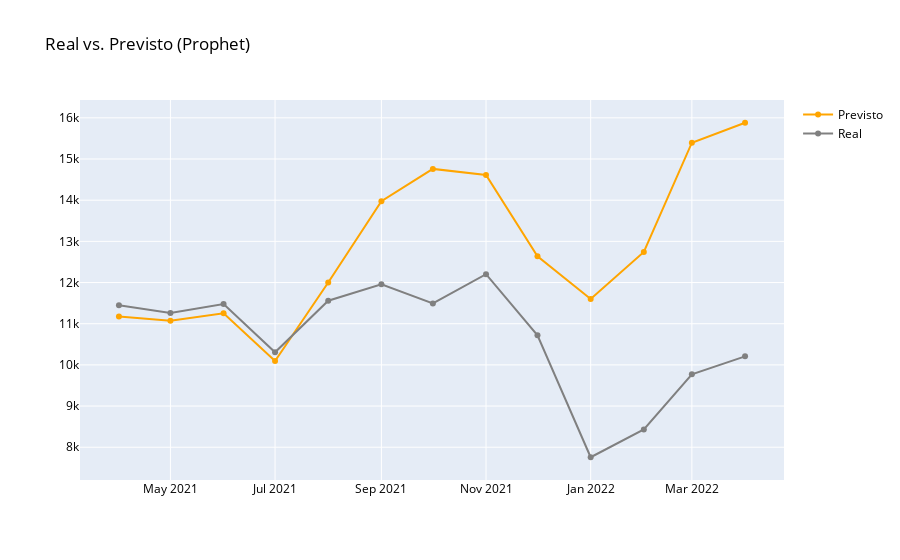

The code cell stored with this chart in its notebook:
### Code cell
fig = go.Figure(data=[
    go.Scatter(name='Previsto',x=forecast_tuned['ds'], y=forecast_tuned['yhat'], marker={'color': 'orange'}),
    go.Scatter(name='Real', x=df_prophet_teste['ds'], y=df_prophet_teste['y'], marker={'color': 'gray'})
    ])
fig.update_layout(font=dict(color='black'), title_text='Real vs. Previsto (Prophet)')
fig.show()

### Figure 1 — Plotly figure (JSON) as saved in the notebook; plotly's stock layout.template omitted (floating-point values rounded to 4 significant figures)
{"data": [{"marker": {"color": "orange"}, "name": "Previsto", "type": "scatter", "x": ["2021-04-01T00:00:00", "2021-05-01T00:00:00", "2021-06-01T00:00:00", "2021-07-01T00:00:00", "2021-08-01T00:00:00", "2021-09-01T00:00:00", "2021-10-01T00:00:00", "2021-11-01T00:00:00", "2021-12-01T00:00:00", "2022-01-01T00:00:00", "2022-02-01T00:00:00", "2022-03-01T00:00:00", "2022-04-01T00:00:00"], "y": [11180.0, 11070.0, 11260.0, 10090.0, 12000.0, 13970.0, 14760.0, 14610.0, 12640.0, 11600.0, 12740.0, 15400.0, 15880.0]}, {"marker": {"color": "gray"}, "name": "Real", "type": "scatter", "x": ["2021-04-01", "2021-05-01", "2021-06-01", "2021-07-01", "2021-08-01", "2021-09-01", "2021-10-01", "2021-11-01", "2021-12-01", "2022-01-01", "2022-02-01", "2022-03-01", "2022-04-01"], "y": [11447, 11263, 11480, 10307, 11559, 11959, 11491, 12203, 10718, 7757, 8433, 9770, 10208]}], "layout": {"font": {"color": "black"}, "title": {"text": "Real vs. Previsto (Prophet)"}}}
